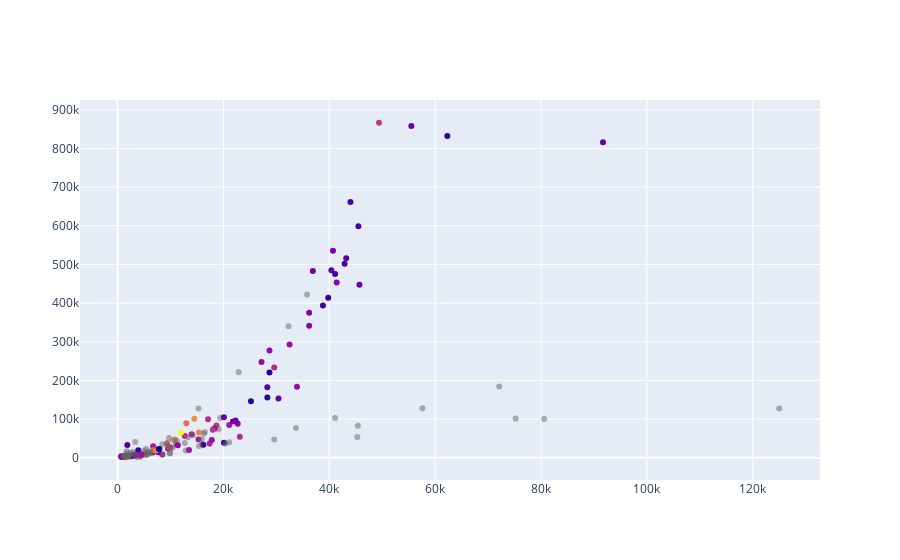

Notebook cell for this chart:
### Code cell
import math
go.Scatter()

labels=df[["country"]].join(gini[["2014"]]).apply(lambda s: f"{s['country']}. Gini: {s['2014']/100 :02f}",axis=1)

fig = go.Figure(data=go.Scatter(
                x=df['income'],
                y=df['abs_health_expenditure'],
                text =labels,
    marker=dict(color=list(map(lambda v:  "rgba(100,100,100,0.5)" if math.isnan(v) else v ,df[["country"]].join(gini[["2014"]])["2014"]))),
                mode='markers'
))
fig.show()

### Figure 1 — Plotly figure (JSON) as saved in the notebook; plotly's stock layout.template omitted (floating-point values rounded to 4 significant figures; data arrays with more than 128 entries replaced by an {"elided": "..."} marker saying what was removed)
{"data": [{"marker": {"color": {"elided": "167 mixed values"}}, "mode": "markers", "text": {"elided": "167 str values"}, "type": "scatter", "x": {"elided": "167 int values"}, "y": {"elided": "167 float values"}}], "layout": {"autosize": true, "xaxis": {"autorange": true, "range": [-7127.0, 132700.0], "type": "linear"}, "yaxis": {"autorange": true, "range": [-62080.0, 929700.0], "type": "linear"}}}
